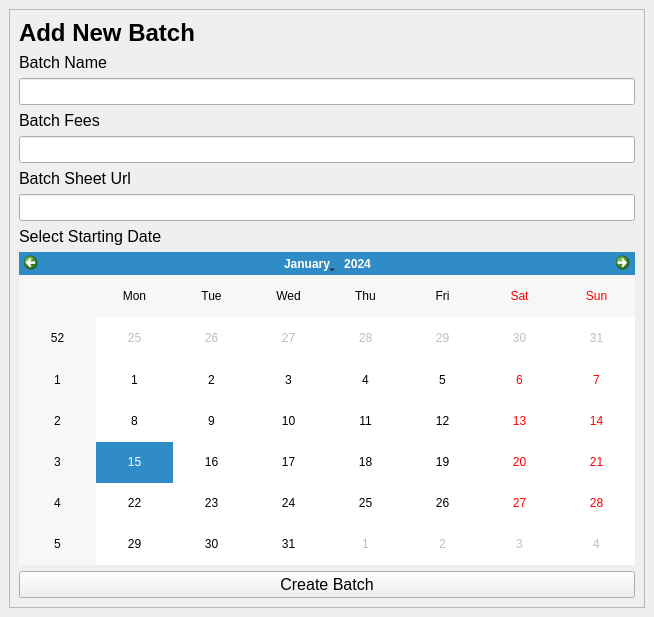
<?xml version="1.0" encoding="UTF-8"?>
<ui version="4.0">
 <class>MainWindow</class>
 <widget class="QMainWindow" name="MainWindow">
  <property name="geometry">
   <rect>
    <x>0</x>
    <y>0</y>
    <width>654</width>
    <height>617</height>
   </rect>
  </property>
  <property name="windowTitle">
   <string>MainWindow</string>
  </property>
  <widget class="QWidget" name="centralwidget">
   <layout class="QVBoxLayout" name="verticalLayout">
    <item>
     <widget class="QFrame" name="frame_addNewBatch">
      <property name="frameShape">
       <enum>QFrame::StyledPanel</enum>
      </property>
      <property name="frameShadow">
       <enum>QFrame::Raised</enum>
      </property>
      <layout class="QVBoxLayout" name="verticalLayout_2">
       <item>
        <widget class="QLabel" name="label">
         <property name="font">
          <font>
           <family>Segoe UI</family>
           <pointsize>18</pointsize>
           <weight>75</weight>
           <bold>true</bold>
          </font>
         </property>
         <property name="text">
          <string>Add New Batch</string>
         </property>
        </widget>
       </item>
       <item>
        <widget class="QLabel" name="label_2">
         <property name="font">
          <font>
           <family>Segoe UI</family>
           <pointsize>12</pointsize>
          </font>
         </property>
         <property name="text">
          <string>Batch Name</string>
         </property>
        </widget>
       </item>
       <item>
        <widget class="QLineEdit" name="lineEdit_batchName">
         <property name="font">
          <font>
           <family>Segoe UI</family>
           <pointsize>12</pointsize>
          </font>
         </property>
        </widget>
       </item>
       <item>
        <widget class="QLabel" name="label_3">
         <property name="font">
          <font>
           <family>Segoe UI</family>
           <pointsize>12</pointsize>
          </font>
         </property>
         <property name="text">
          <string>Batch Fees</string>
         </property>
        </widget>
       </item>
       <item>
        <widget class="QLineEdit" name="lineEdit_batchFees">
         <property name="font">
          <font>
           <family>Segoe UI</family>
           <pointsize>12</pointsize>
          </font>
         </property>
        </widget>
       </item>
       <item>
        <widget class="QLabel" name="label_4">
         <property name="font">
          <font>
           <family>Segoe UI</family>
           <pointsize>12</pointsize>
          </font>
         </property>
         <property name="text">
          <string>Batch Sheet Url</string>
         </property>
        </widget>
       </item>
       <item>
        <widget class="QLineEdit" name="lineEdit_batchSheetUrl">
         <property name="font">
          <font>
           <family>Segoe UI</family>
           <pointsize>12</pointsize>
          </font>
         </property>
        </widget>
       </item>
       <item>
        <widget class="QLabel" name="label_5">
         <property name="font">
          <font>
           <family>Segoe UI</family>
           <pointsize>12</pointsize>
          </font>
         </property>
         <property name="text">
          <string>Select Starting Date</string>
         </property>
        </widget>
       </item>
       <item>
        <widget class="QCalendarWidget" name="calendarWidget_batchStartDate"/>
       </item>
       <item>
        <widget class="QPushButton" name="pushButton_createBatch">
         <property name="font">
          <font>
           <family>Segoe UI</family>
           <pointsize>12</pointsize>
          </font>
         </property>
         <property name="text">
          <string>Create Batch</string>
         </property>
        </widget>
       </item>
      </layout>
     </widget>
    </item>
   </layout>
  </widget>
 </widget>
 <resources/>
 <connections/>
</ui>
